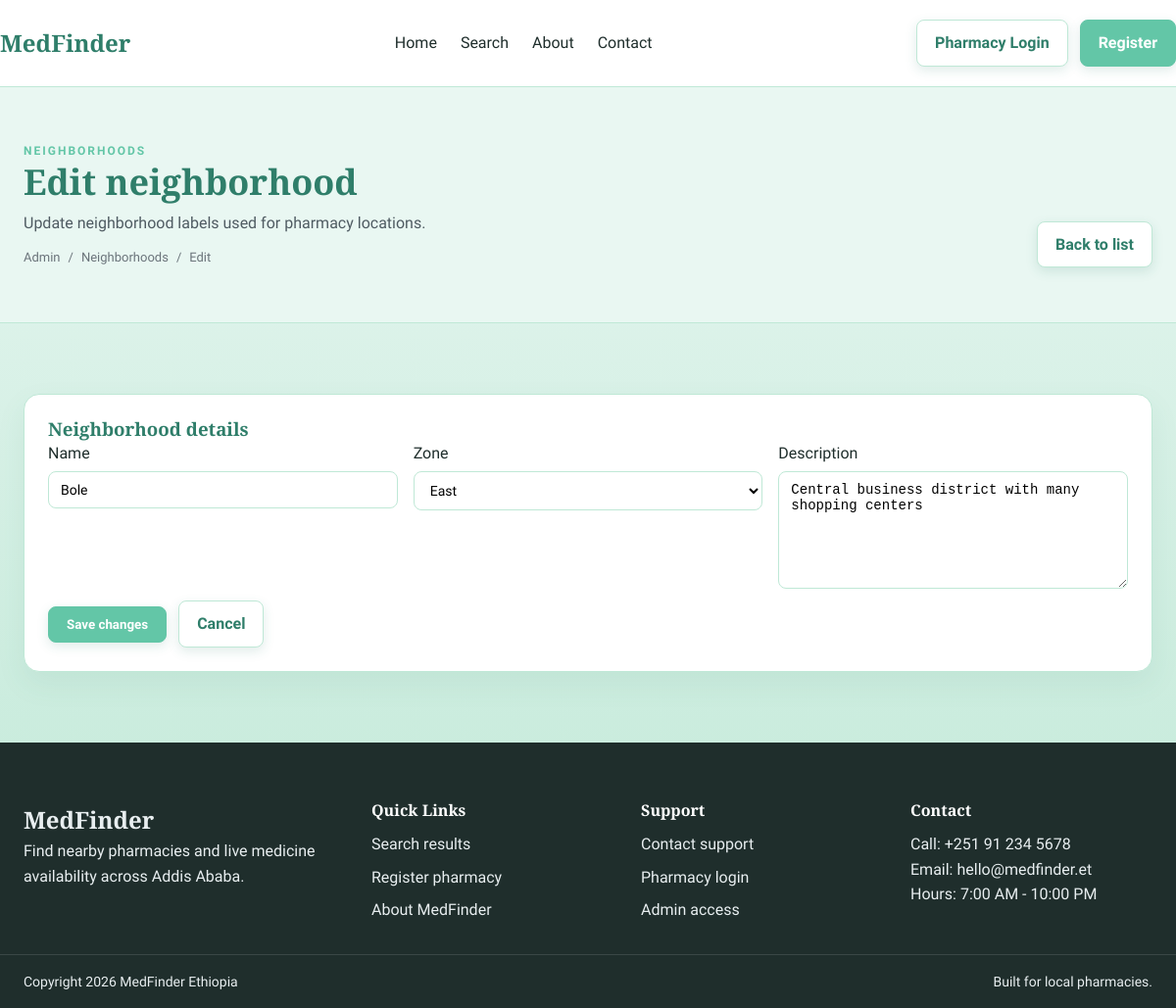
The page /admin/neighborhoods/edit.php?id=1 (signed in) on the database its author committed.
### tables this page shows
CREATE TABLE neighborhoods (
    neighborhood_id INT PRIMARY KEY AUTO_INCREMENT,
    name VARCHAR(100) NOT NULL,
    description TEXT,
    zone VARCHAR(50),
    created_at TIMESTAMP DEFAULT CURRENT_TIMESTAMP
);

### admin/neighborhoods/edit.php (the view, shortened to what this page needs)
<?php
include '../../includes/header.php';
require_once '../../includes/db-connect.php';
$neighborhood_id = isset($_GET['id']) ? (int)$_GET['id'] : 0;
$stmt = $conn->prepare("SELECT * FROM neighborhoods WHERE neighborhood_id = ?");
$stmt->bind_param("i", $neighborhood_id);
$stmt->execute();
$result = $stmt->get_result();
$neighborhood = $result->fetch_assoc();
?>
<main id="main-content">
    <section class="page-hero">
        <div class="container page-hero-inner">
            <div>
                <p class="eyebrow">Neighborhoods</p>
                <h1 class="page-title">Edit neighborhood</h1>
                <p class="page-subtitle">Update neighborhood labels used for pharmacy locations.</p>
                <div class="breadcrumb">
                    <a href="../index.php">Admin</a>
                    <span>/</span>
                    <a href="index.php">Neighborhoods</a>
                    <span>/</span>
                    <span>Edit</span>
                </div>
            </div>
            <div class="page-actions">
                <a class="btn btn-secondary" href="index.php">Back to list</a>
            </div>
        </div>
    </section>
    <section class="section">
        <div class="container">
            <div class="form-card">
                <h3>Neighborhood details</h3>
                <form action="index.php" method="post">
                    <div class="form-grid">
                        <div class="form-group">
                            <label for="neighborhood-name">Name</label>
                            <input type="text" id="neighborhood-name" name="name" value="<?php echo htmlspecialchars($neighborhood['name']); ?>" required>
                        </div>
                        <div class="form-group">
                            <label for="neighborhood-zone">Zone</label>
                            <select id="neighborhood-zone" name="zone">
                                <option value="East" <?php echo $neighborhood['zone'] === 'East' ? 'selected' : ''; ?>>East</option>
                            </select>
                        </div>
                        <div class="form-group form-group-full">
                            <label for="neighborhood-description">Description</label>
                            <textarea id="neighborhood-description" name="description"><?php echo htmlspecialchars($neighborhood['description'] ?? ''); ?></textarea>
                        </div>
                    </div>
                    <div class="form-footer">
                        <button class="btn btn-primary" type="submit">Save changes</button>
                        <a class="btn btn-secondary" href="index.php">Cancel</a>
                    </div>
                </form>
            </div>
        </div>
    </section>
</main>
<?php include '../../includes/footer.php'; ?>

### css/style.css (style rules this page uses)
* { box-sizing: border-box; margin: 0; padding: 0; }
html { scroll-behavior: smooth; }
body { font-family: 'Work Sans', sans-serif; color: #1F2E2C; background: linear-gradient(180deg, #E9F7F2 0%, #BFE8D6 100%); line-height: 1.6; }
a { color: inherit; text-decoration: none; }
h1, h2, h3, h4 { font-family: 'Playfair Display', serif; color: #2F7E6A; line-height: 1.2; }
p { color: #2F7E6A; }
button, input, select { font-family: inherit; }
.container { max-width: 1200px; margin: 0 auto; padding: 0 24px; }
.section { padding: 72px 0; }
.eyebrow { text-transform: uppercase; letter-spacing: 2px; font-size: 12px; color: #63C6A7; font-weight: 600; }
.btn { display: inline-flex; align-items: center; justify-content: center; padding: 10px 18px; border-radius: 8px; font-weight: 600; border: 1px solid transparent; cursor: pointer; transition: all 0.2s ease; }
.btn-primary { background: #63C6A7; color: #fff; border-color: #63C6A7; }
.btn-secondary { background: #ffffff; color: #2F7E6A; border-color: #BFE8D6; }
.form-group { display: flex; flex-direction: column; gap: 6px; }
input, select, textarea { border: 1px solid #BFE8D6; border-radius: 8px; padding: 10px 12px; font-size: 14px; background: #fff; }
textarea { min-height: 120px; resize: vertical; }
.page-hero { padding: 56px 0; background: #ffffff; border-bottom: 1px solid #BFE8D6; }
.page-hero-inner { display: flex; align-items: flex-end; justify-content: space-between; gap: 24px; flex-wrap: wrap; }
.page-title { font-size: 36px; margin-bottom: 8px; }
.page-subtitle { font-size: 16px; color: #4f5b62; max-width: 640px; }
.breadcrumb { display: flex; align-items: center; gap: 8px; font-size: 13px; color: #6b747b; margin-top: 12px; }
.breadcrumb a { color: #6b747b; }
.page-actions { display: flex; gap: 12px; flex-wrap: wrap; }
.form-card { background: #ffffff; border: 1px solid #BFE8D6; border-radius: 16px; padding: 24px; box-shadow: 0 12px 30px rgba(47, 126, 106, 0.08); transition: all 0.3s ease; }
.form-grid { display: flex; flex-wrap: wrap; gap: 16px; }
.form-grid .form-group { flex: 1 1 240px; }
.form-group-full { flex: 1 1 100%; }
.form-footer { display: flex; align-items: center; gap: 12px; flex-wrap: wrap; margin-top: 12px; }
.btn, .card, .panel, .sidebar, input, select, textarea { transition: all 0.3s ease; }
.btn { position: relative; overflow: hidden; box-shadow: 0 4px 12px rgba(47, 126, 106, 0.15); }
.btn::before { content: ''; position: absolute; top: 0; left: -100%; width: 100%; height: 100%; background: rgba(255, 255, 255, 0.2); transition: left 0.3s ease; }
a:not(.btn):not(.badge) { transition: color 0.2s ease; }

### css/admin.css (style rules this page uses)
body.admin-body { background: linear-gradient(180deg, #E9F7F2 0%, #BFE8D6 100%); }
.admin-body .page-hero { background: #E9F7F2; }

### rows shown on the page
neighborhoods: name "Bole", zone "East", description "Central business district with many shopping centers"
